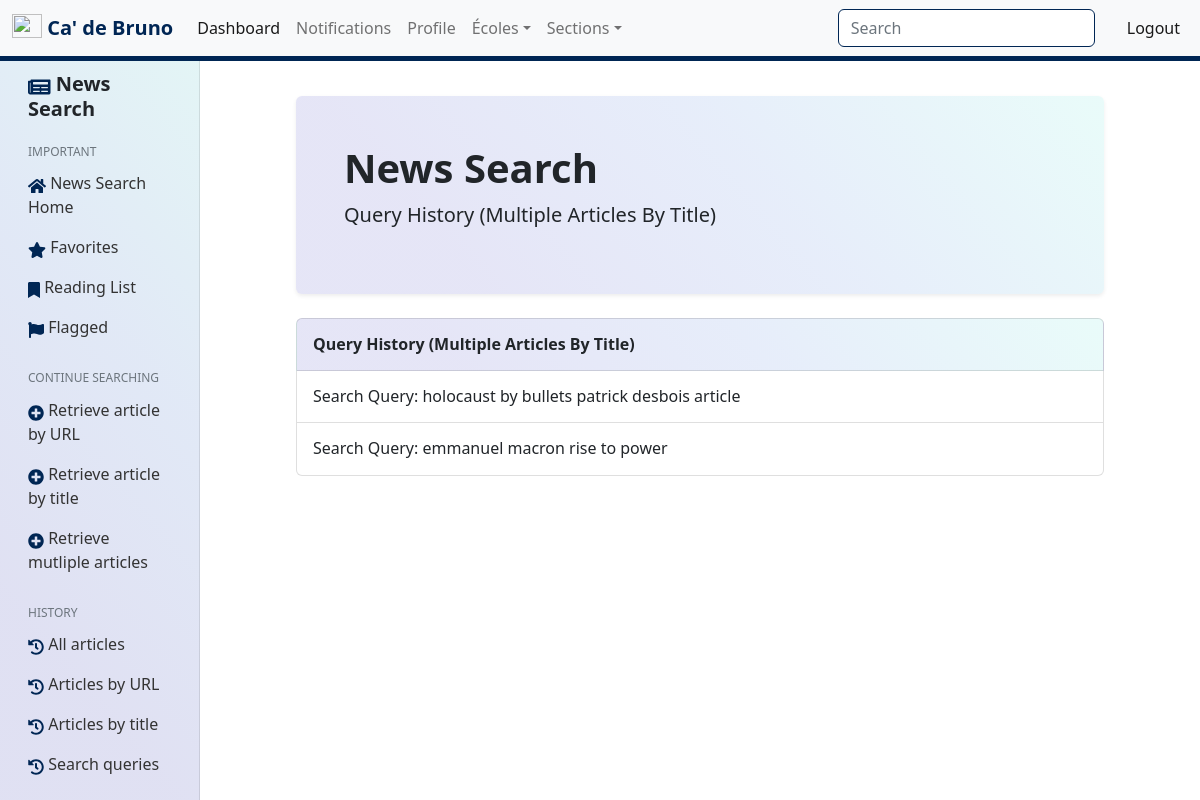
Page /news/bml74/articles/title/ (signed in) on the committed database.
### news/models.py (models this page shows, shortened)
class ArticlesByTitle(models.Model):
    query = models.CharField(max_length=255)
    other_source = models.CharField(max_length=100, default="", blank=True) # NOT IN ArticleByURL
    date_searched = models.DateTimeField(auto_now_add=True)
    google_url = models.CharField(max_length=1023, default="")
    searcher = models.ForeignKey(User, on_delete=models.CASCADE)
    source = models.ForeignKey(Source, on_delete=models.SET_NULL, null=True, blank=True)

### news/views.py (the view)
# urls.py: path('<str:username>/articles/title/', views.ArticlesByTitleListView.as_view(), name='news-articles-user-search-list-by-title'),
class ArticlesByTitleListView(LoginRequiredMixin, UserPassesTestMixin, ListView): # ListView
    model = ArticlesByTitle
    template_name = 'news/article_history.html'
    context_object_name = 'items'
    ordering = ['-date_searched']
    def get_queryset(self):
        user = get_object_or_404(User, username=self.kwargs.get('username'))
        return ArticlesByTitle.objects.filter(searcher=user).order_by('-date_searched')
    def test_func(self):
        if not self.request.user.groups.filter(name='News Search').exists():
            return False
        searcher = get_object_or_404(User, username=self.kwargs.get('username'))
        articles_by_url = ArticlesByTitle.objects.filter(searcher=searcher)
        print(f"Searcher: {searcher.username}")
        print(f"User: {self.request.user.username}")
        if len(articles_by_url) > 0:
            if str(articles_by_url[0].searcher) == str(self.request.user.username):
                return True
        elif len(articles_by_url) == 0:
            return False
        else:
            return False
    def get_context_data(self, **kwargs):
        context = super(ArticlesByTitleListView, self).get_context_data(**kwargs)
        context.update({
            'search_article_by': "multiple_articles",
            "google_url": ""
        })
        return context

### malagosto/templatetags/auth_extras.py (called while the page is built)
@register.filter(name='has_group')
def has_group(user, group_name):
    group = Group.objects.get(name=group_name)
    return True if group in user.groups.all() else False

### templates/news/article_history.html (shortened to what this page needs)
{% extends 'news/base.html' %}
{% load static %}
{% load humanize %}
{% block main_content_container %}
                <div class="row mb-4">
                    <div class="col-lg-12">
                        <div class="bg-lin-grad rounded shadow-sm p-5 rounded">
                            <h1 class="fw-bold">News Search</h1>
                            {% if search_article_by == "url" %}
                                <p class="lead">Query History (Single Article By URL)</p>
                            {% elif search_article_by == "single_article" %}
                                <p class="lead">Query History (Single Article By Title)</p>
                            {% elif search_article_by == "multiple_articles" %}
                                <p class="lead">Query History (Multiple Articles By Title)</p>
                            {% else %}
                                My Search History
                            {% endif %}
                        </div>
                    </div>
                </div>
                <div class="row mb-4">
                    <div class="col-lg-12">
                        <div class="list-group w-auto">
                            <div class="list-group-item list-group-item-action d-flex gap-3 py-3 w-100 bg-lin-grad" aria-current="true">
                                <div class="d-flex gap-2 w-100 justify-content-between">
                                  <div>
                                    <h6 class="mb-0 fw-bold">
                                        {% if search_article_by == "url" %}
                                            Query History (Single Article By URL)
                                        {% elif search_article_by == "single_article" %}
                                            Query History (Single Article By Title)
                                        {% elif search_article_by == "multiple_articles" %}
                                            Query History (Multiple Articles By Title)
                                        {% else %}
                                            My Search History
                                        {% endif %}
                                    </h6>
                                  </div>
                                </div>
                            </div>
                            {% for article in items %}
                                    {% if article.URL and not article.query %}
                                            <a href="{% url 'news-article-detail-by-url' article.id %}" class="list-group-item list-group-item-action d-flex gap-3 py-3 w-100" aria-current="true">
                                                <div class="d-flex gap-2 w-100 justify-content-between">
                                                    <div>
                                                    <h6 class="mb-0">URL Query: {{ article.URL }}</h6>
                                                    </div>
                                                </div>
                                            </a>
                                    {% else %}
                                            <a href="{% url 'news-articles-detail-by-title' article.id %}" class="list-group-item list-group-item-action d-flex gap-3 py-3 w-100" aria-current="true">
                                                <div class="d-flex gap-2 w-100 justify-content-between">
                                                    <div>
                                                    <h6 class="mb-0">Search Query: {{ article.query }}</h6>
                                                    </div>
                                                </div>
                                            </a>
                                    {% endif %}
                            {% endfor %}
                        </div>
                    </div>
                </div>
{% endblock main_content_container %}

### templates/base/base.html (style rules this page uses)
.bg-lin-grad { background: linear-gradient(49.21deg, rgba(127, 127, 213, 0.2) 19.87%, rgba(134, 168, 231, 0.2) 58.46%, rgba(145, 234, 228, 0.2) 97.05%); }
html, body { overflow-x: hidden; }
body { padding-top: 56px; }

### rows in the picture
ArticlesByTitle: query "holocaust by bullets patrick desbois article"
ArticlesByTitle: query "emmanuel macron rise to power"
